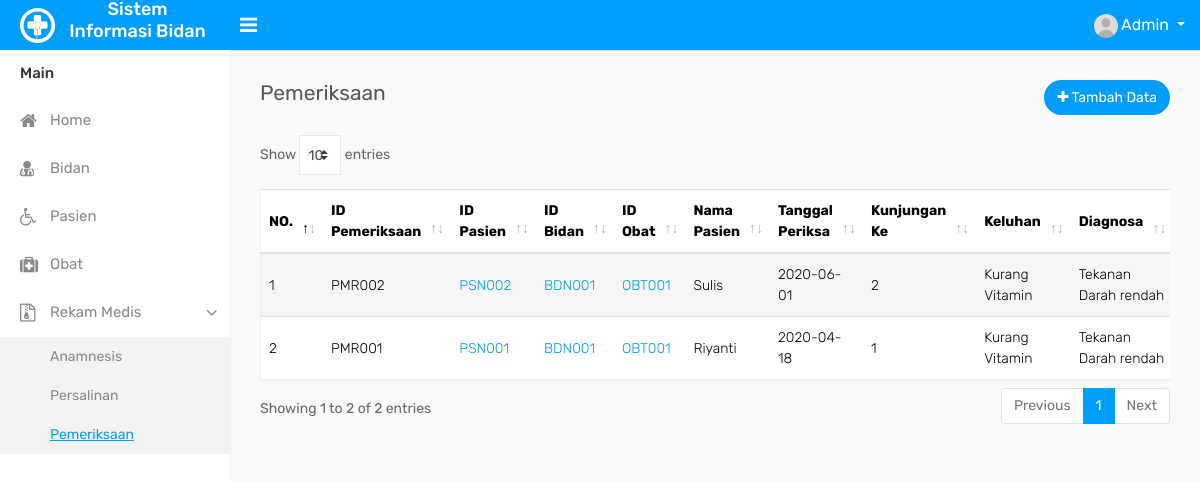
/pemeriksaan.php (signed in), run on the app's committed database.
### tables this page shows
CREATE TABLE `pemeriksaan` (
  `id_pemeriksaan` varchar(8) NOT NULL,
  `id_pasien` varchar(8) NOT NULL,
  `id_bidan` varchar(8) NOT NULL,
  `id_obat` varchar(8) NOT NULL,
  `nama_pasien` varchar(30) NOT NULL,
  `tanggal_periksa` varchar(10) NOT NULL,
  `kunjungan` varchar(2) NOT NULL,
  `keluhan` text NOT NULL,
  `diagnosa` varchar(25) NOT NULL,
  `keterangan` varchar(30) NOT NULL
);

### function.php (called while the page is built, shortened)
<?php
$conn = mysqli_connect("localhost", "root", "", "db_bidan");
function tampil($query) {
	global $conn;
	$result = mysqli_query($conn, $query);
	$rows = [];
	while($row = mysqli_fetch_assoc($result)){
		$rows[] = $row;
	}
	return $rows;
}
?>

### pemeriksaan.php (the view, shortened to what this page needs)
<?php
require 'function.php';
$data = tampil("SELECT * FROM pemeriksaan ORDER BY id_pemeriksaan DESC");
?>
<!DOCTYPE html>
<html>
<head>
    <link rel="stylesheet" type="text/css" href="assets/css/bootstrap.min.css">
    <link rel="stylesheet" type="text/css" href="assets/css/font-awesome.min.css">
    <link rel="stylesheet" type="text/css" href="assets/css/select2.min.css">
    <link rel="stylesheet" type="text/css" href="assets/css/dataTables.bootstrap4.min.css">
    <link rel="stylesheet" type="text/css" href="assets/css/bootstrap-datetimepicker.min.css">
    <link rel="stylesheet" type="text/css" href="assets/css/style.css">
</head>
<body>
    <div class="main-wrapper">
        <div class="header">
            <div class="header-left">
                <a href="index.php" class="logo">
                    <img src="assets/img/logo.png" width="35" height="35" alt=""> <span><h4>Sistem Informasi Bidan</h4></span>
                </a>
            </div>
            <a id="toggle_btn" href="javascript:void(0);"><i class="fa fa-bars"></i></a>
            <ul class="nav user-menu float-right">
                <li class="nav-item dropdown has-arrow">
                    <a href="#" class="dropdown-toggle nav-link user-link" data-toggle="dropdown">
                        <span class="user-img">
                            <img class="rounded-circle" src="assets/img/user.jpg" width="24" alt="Admin">
                        </span>
                        <span>Admin</span>
                    </a>
                </li>
            </ul>
        </div>
        <div class="sidebar" id="sidebar">
            <div class="sidebar-inner slimscroll">
                <div id="sidebar-menu" class="sidebar-menu">
                    <ul>
                        <li class="menu-title">Main</li>
                        <li>
                            <a href="index.php"><i class="fa fa-home"></i> <span>Home</span></a>
                        </li>
                        <li>
                            <a href="bidan.php"><i class="fa fa-user-md"></i> <span>Bidan</span></a>
                        </li>
                        <li>
                            <a href="pasien.php"><i class="fa fa-wheelchair"></i> <span>Pasien</span></a>
                        </li>
                        <li>
                            <a href="obat.php"><i class="fa fa-medkit"></i> <span>Obat</span></a>
                        </li>
                        <li class="submenu">
                            <a href="#"><i class="fa fa-file-archive-o"></i> <span> Rekam Medis </span> <span class="menu-arrow"></span></a>
                            <ul style="display: none;">
                                <li><a href="anamnesis.php">Anamnesis</a></li>
                                <li><a href="persalinan.php">Persalinan</a></li>
                                <li><a href="pemeriksaan.php" class="active">Pemeriksaan</a></li>
                            </ul>
                        </li>
                    </ul>
                </div>
            </div>
        </div>
        <div class="page-wrapper">
            <div class="content">
                <div class="row">
                    <div class="col-sm-4 col-3">
                        <h4 class="page-title">Pemeriksaan</h4>
                    </div>
                    <div class="col-sm-8 col-9 text-right m-b-20">
                        <a href="tambah-pemeriksaan.php" class="btn btn btn-primary btn-rounded float-right"><i class="fa fa-plus"></i> Tambah Data</a>
                    </div>
                </div>
                <div class="row">
                    <div class="col-md-12">
                        <div class="table-responsive">
                            <table class="table table-border table-striped custom-table datatable mb-0">
                            </div>
                                <thead>
                                    <tr>
                                        <th>NO.</th>
                                        <th>ID Pemeriksaan</th>
                                        <th>ID Pasien</th>
                                        <th>ID Bidan</th>
                                        <th>ID Obat</th>
                                        <th>Nama Pasien</th>
                                        <th>Tanggal Periksa</th>
                                        <th>Kunjungan Ke</th>
                                        <th>Keluhan</th>
                                        <th>Diagnosa</th>
                                    </tr>
                                </thead>
                                <tbody>
                                <?php $no = 1; ?>
                                <?php foreach ($data as $mts) : ?>
                                        <tr>
                                            <td><?= $no; ?></td>
                                            <td><?= $mts['id_pemeriksaan']; ?></td>
                                            <td><a href="pasien.php"><?= $mts['id_pasien']; ?></a></td>
                                            <td><a href="bidan.php"><?= $mts['id_bidan']; ?></a></td>
                                            <td><a href="obat.php"><?= $mts['id_obat']; ?></a></td>
                                            <td><?= $mts['nama_pasien']; ?></td>
                                            <td><?= $mts['tanggal_periksa']; ?></td>
                                            <td><?= $mts['kunjungan']; ?></td>
                                            <td><?= $mts['keluhan']; ?></td>
                                            <td><?= $mts['diagnosa']; ?></td>
                                        </tr>
                                <?php $no++; ?>
                                <?php endforeach; ?>
                                </tbody>
                        </div>
                    </div>
                </div>
            </div>
        </div>
</body>
</html>

### data on the page
pemeriksaan: id_pemeriksaan "PMR002", id_pasien "PSN002", id_bidan "BDN001", id_obat "OBT001", nama_pasien "Sulis", tanggal_periksa "2020-06-01", kunjungan "2", keluhan "Kurang Vitamin", diagnosa "Tekanan Darah rendah"
pemeriksaan: id_pemeriksaan "PMR001", id_pasien "PSN001", id_bidan "BDN001", id_obat "OBT001", nama_pasien "Riyanti", tanggal_periksa "2020-04-18", kunjungan "1", keluhan "Kurang Vitamin", diagnosa "Tekanan Darah rendah"
